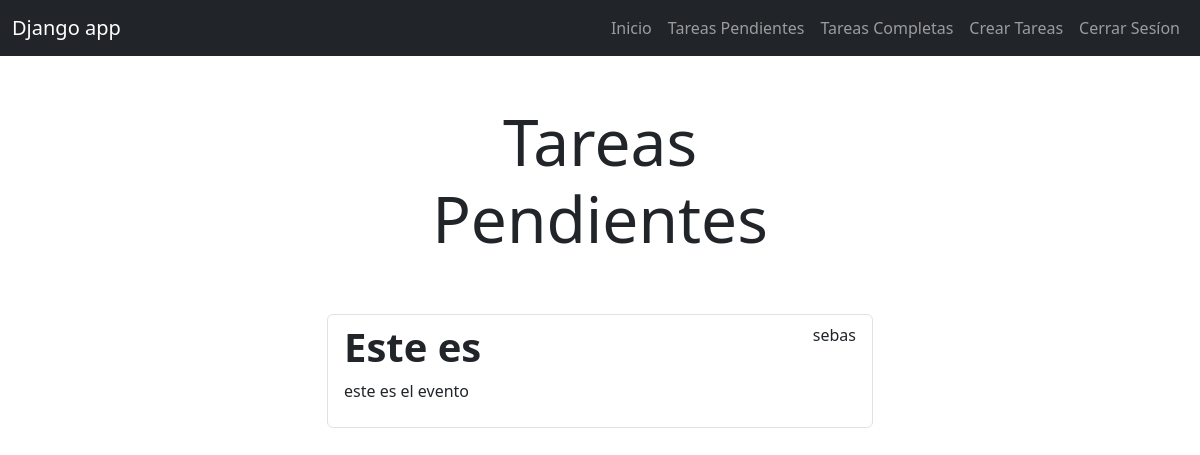
Page /tasks/ (signed in) on the earlier database version.
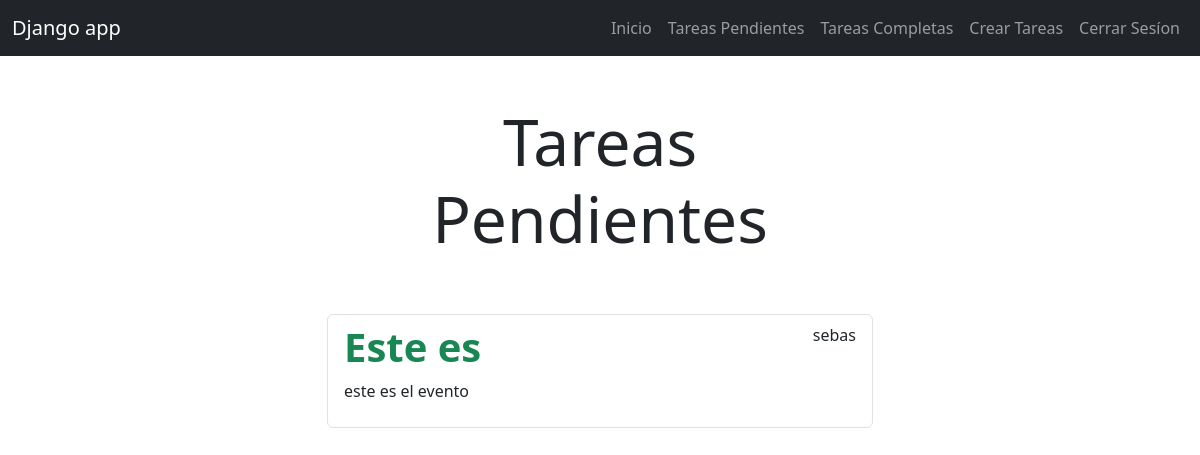
Same page on the later database version.
### tasks/models.py (models this page shows, shortened)
class Task(models.Model):
    title = models.CharField(max_length=100)
    description = models.TextField(blank=True)
    created = models.DateTimeField(auto_now_add=True)
    datecompleted = models.DateTimeField(null=True, blank=True)
    important = models.BooleanField(default=False)
    user = models.ForeignKey(User, on_delete=models.CASCADE)

### tasks/views.py (the view)
# urls.py: path('tasks/', views.tasks, name='tasks'),
@login_required
def tasks(request):
     tasks = Task.objects.filter(user=request.user, datecompleted__isnull=True)
     return render(request, 'tasks.html',{'tasks': tasks})

### tasks/templates/tasks.html (shortened to what this page needs)
{% extends 'base.html' %}
{% block content %}
<main class="container">
    <div class="row">
        <div class="col-md-6 offset-md-3">
            <h1 class="text-center display-3 py-5">Tareas Pendientes </h1>
                <ul class="list-group">
                    {% for task in tasks %}
                    <a class="list-group-item" href="{% url 'task_detail' task.id %}">
                            <header class="d-flex justify-content-between">
                                {% if task.important %}
                                <h1 class="fw-bold text-success">{{task.title}}</h1>
                                {% else %}
                                <h1 class="fw-bold">{{task.title}}</h1>
                                {% endif %}
                                <p>{{task.user.username}}</p>
                            </header>
                            <p>{{task.description}}</p>
                        </a>
                    {% endfor %}
                </ul>
        </div>
    </div>
</main>
{% endblock %}

Differences in the rows shown:
changed Task "Este es": important False → True (drawn)
